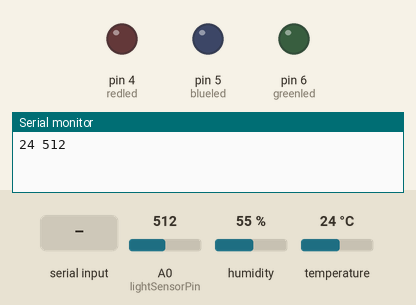
A sketch run on a simulated Arduino Uno, built with avr-gcc and run on an emulated ATmega328P. Parts: output pins drawn as LEDs (lit = HIGH), the last lines printed to the serial monitor. The test bench sets the inputs (shaded band); at power-on: A0 (lightSensorPin) = 512, humidity 55 %, temperature 24 °C.

Above: at 1.2 s.
1.3 s: "on\n" received over Serial
At 5.4 s:
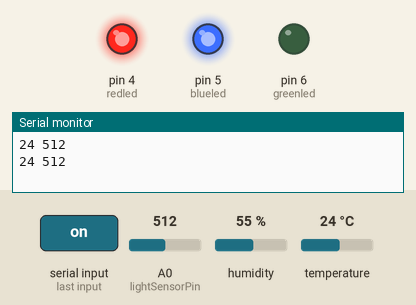
6.5 s: "1\n" received over Serial
At 11.2 s:
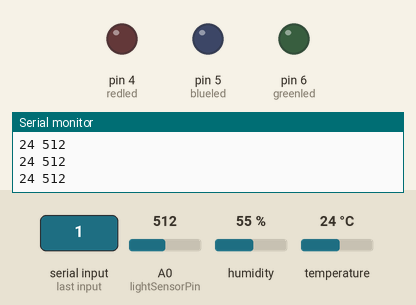
11.5 s: "fan_on\n" received over Serial
At 16.0 s:
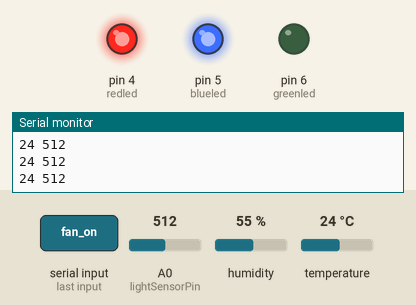
Timing chart, 0 to 17.5 s (numbered marks = the images above; inputs shaded):
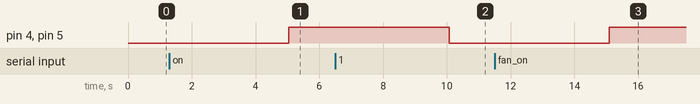

Measured:
- after the input at 1.3 s, pin 4 (redled), pin 5 (blueled): LOW → HIGH after 3.7 s
- after the input at 6.5 s, pin 4 (redled), pin 5 (blueled): HIGH → LOW after 3.6 s
- after the input at 11.5 s, pin 4 (redled), pin 5 (blueled): LOW → HIGH after 3.6 s

The sketch:

location1.ino
```cpp
#include <dht.h>

#define lightSensorPin A0
#define tempPin  7
#define redled 4
#define blueled 5
#define greenled 6

dht DHT;
int lightSensorValue = 0;
int tempValue = 0;
String data = "off";

void setup() {
  pinMode(lightSensorPin,INPUT);
  pinMode(tempPin,INPUT);
  pinMode(redled,OUTPUT);
  pinMode(blueled,OUTPUT);
  pinMode(greenled,OUTPUT);
  Serial.begin(115200);
}

void loop() {
 DHT.read11(tempPin);
 tempValue=DHT.temperature;
 lightSensorValue = analogRead(lightSensorPin);
 serial_print();
 check_led();
 delay(5000);

}

void serial_print()
{
  Serial.print(tempValue);
  Serial.print(" ");
  Serial.println(lightSensorValue);
}

void check_led()
{
  if(Serial.available() > 0){
        data = Serial.readStringUntil('\n');
        //light on the RBG led if signal is on else turn it off
        if (data== "on" || data== "fan_on" ) {
          digitalWrite(redled,HIGH);
          digitalWrite(blueled,HIGH);
          digitalWrite(greenled,LOW);
        }
        else  {
          digitalWrite(redled,LOW);
          digitalWrite(blueled,LOW);
          digitalWrite(greenled,LOW);
        }

    }

}
```
